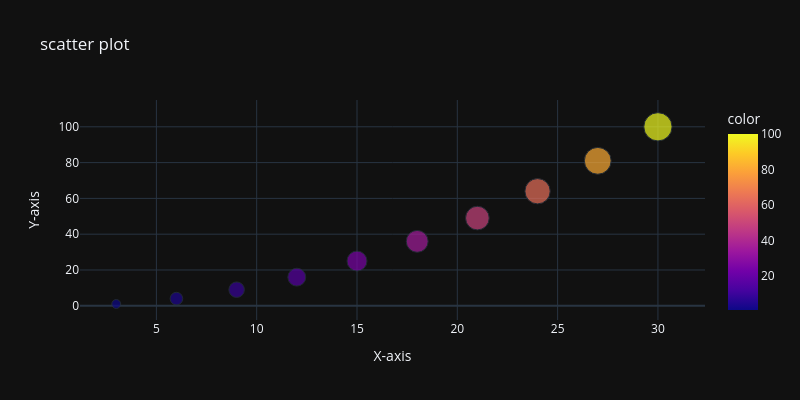

The notebook cell this image was saved under:
### Code cell
x=[3,6,9,12,15,18,21,24,27,30]
y=[1,4,9,16,25,36,49,64,81,100]
f=px.scatter(x=x,y=y,title='scatter plot',labels={'x':'X-axis','y':'Y-axis'},
             template='plotly_dark',width=800,height=400,size=x,color=y)
f.show()

### Figure 1 — Plotly figure (JSON) as saved in the notebook; plotly's stock layout.template omitted (floating-point values rounded to 4 significant figures)
{"data": [{"hovertemplate": "X-axis=%{x}<br>Y-axis=%{y}<br>size=%{marker.size}<br>color=%{marker.color}<extra></extra>", "legendgroup": "", "marker": {"color": [1, 4, 9, 16, 25, 36, 49, 64, 81, 100], "coloraxis": "coloraxis", "size": [3, 6, 9, 12, 15, 18, 21, 24, 27, 30], "sizemode": "area", "sizeref": 0.075, "symbol": "circle"}, "mode": "markers", "name": "", "orientation": "v", "showlegend": false, "type": "scatter", "x": [3, 6, 9, 12, 15, 18, 21, 24, 27, 30], "xaxis": "x", "y": [1, 4, 9, 16, 25, 36, 49, 64, 81, 100], "yaxis": "y"}], "layout": {"coloraxis": {"colorbar": {"title": {"text": "color"}}, "colorscale": [[0, "#0d0887"], [0.1111, "#46039f"], [0.2222, "#7201a8"], [0.3333, "#9c179e"], [0.4444, "#bd3786"], [0.5556, "#d8576b"], [0.6667, "#ed7953"], [0.7778, "#fb9f3a"], [0.8889, "#fdca26"], [1, "#f0f921"]]}, "height": 400, "legend": {"itemsizing": "constant", "tracegroupgap": 0}, "title": {"text": "scatter plot"}, "width": 800, "xaxis": {"anchor": "y", "domain": [0, 1], "title": {"text": "X-axis"}}, "yaxis": {"anchor": "x", "domain": [0, 1], "title": {"text": "Y-axis"}}}}
